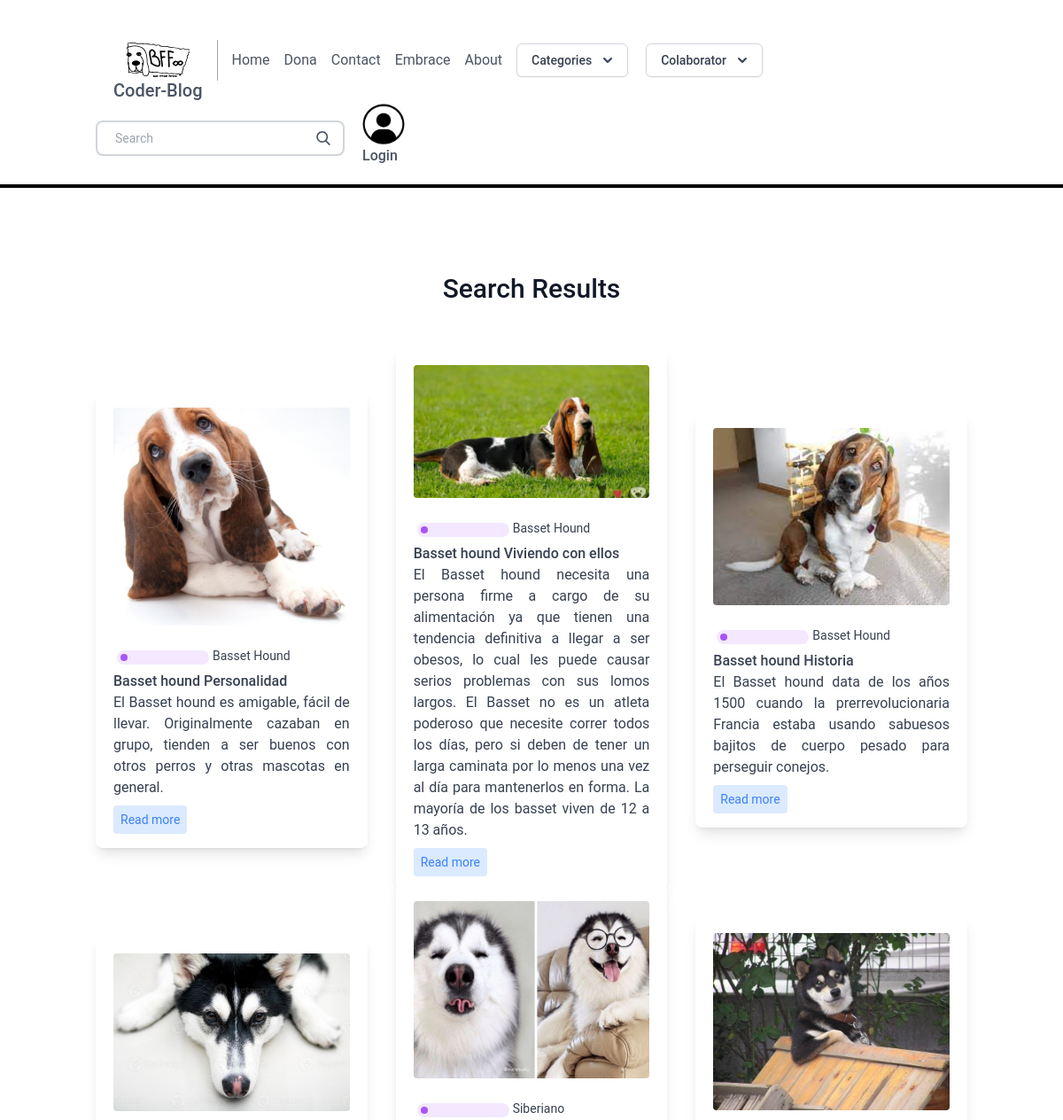
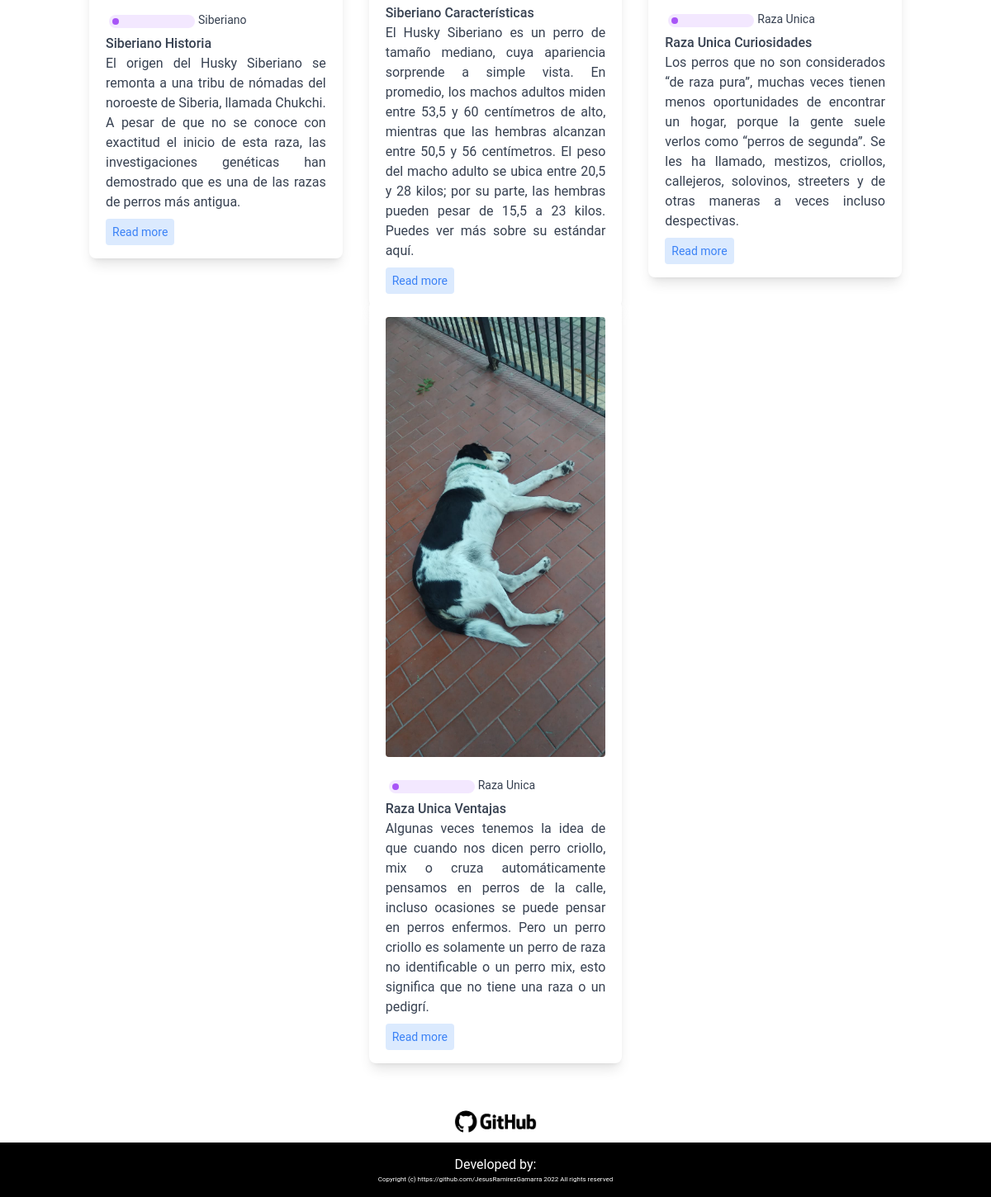
The app's page /search/ with its own data (2 pictures, top to bottom).
### blog/models.py (models this page shows, shortened)
class Post(models.Model):
    title = models.CharField(max_length=100)
    slug = models.SlugField()
    overview = models.TextField()
    timestamp = models.DateTimeField(auto_now_add=True)
    content = models.TextField()
    author = models.ForeignKey(Author, on_delete=models.CASCADE)
    thumbnail = models.ImageField()
    categories = models.ManyToManyField(Category)
    featured = models.BooleanField()
    created = models.DateTimeField(auto_now_add=True, verbose_name="Fecha de creación",blank=True,null=True)
    updated = models.DateTimeField(auto_now=True, verbose_name="Fecha de edición",blank=True,null=True)
    class  Meta:
        verbose_name = "Publicación"
        verbose_name_plural  =  "Post [ Publicación ]"

class Category(models.Model):
    title = models.CharField(max_length=20)
    subtitle = models.CharField(max_length=20)
    slug = models.SlugField()
    thumbnail = models.ImageField()
    created = models.DateTimeField(auto_now_add=True, verbose_name="Fecha de creación",blank=True,null=True)
    updated = models.DateTimeField(auto_now=True, verbose_name="Fecha de edición",blank=True,null=True)
    class  Meta:
        verbose_name = "Categoria"
        verbose_name_plural  =  "Category [ Categoria ]"

### blog/views.py (the view)
# urls.py: path("search/", search, name="search"),
def search(request):
    queryset = Post.objects.all()
    query = request.GET.get('q')
    if query:
        queryset = queryset.filter(
            Q(title__icontains=query) |
            Q(overview__icontains=query)
        ).distinct()
    context = {
        'queryset': queryset
    }
    return render(request, 'search_bar.html', context)

### blog/templatetags/markdown_extras.py (called while the page is built)
@register.simple_tag
def get_categories():
    return Category.objects.all()[0:4]

@register.simple_tag
def get_colaboradores():
    perfil = Perfil.objects.filter(name='Blogger').first()
    userColaborator = UserColaborator.objects.filter(perfil=perfil.id)[0:4]
    return userColaborator

### blog/templatetags/random.py (called while the page is built)
@register.simple_tag
def get_random_int(a=1, b=2):
    if b is None:
        a, b = 0, a
    return random.randint(a, b)

### templates/search_bar.html
{% extends 'base.html' %}
{% block content %}
<section class="blog text-gray-700 body-font">
    <div class="container px-5 py-24 mx-auto">
        {%if queryset %}
            <div class="flex flex-wrap w-full mb-20 flex-col items-center text-center">
                <h1 class="sm:text-3xl text-2xl font-medium title-font mb-2 text-gray-900">
                Search Results
                </h1>
            </div>
        {%else%}
        <div class="flex flex-wrap w-full mb-20 flex-col items-center text-center">
            <h1 class="sm:text-3xl text-2xl font-medium title-font mb-2 text-gray-900">
            Search Results : NOT FOUND
            </h1>
        </div>
        {%endif%}
        <div class="flex flex-wrap sm:-m-4 -mx-4 -mb-10 -mt-4">
            {% for obj in queryset %}
            <div class="p-4 md:w-1/3 md:mb-0 mb-6 flex flex-col justify-center items-center max-w-sm mx-auto">
                <div class=" w-70 bg-white -mt-10 shadow-lg rounded-lg overflow-hidden p-5">
                    <img class="h-50 rounded w-full object-cover object-center mb-6" src="{{ obj.thumbnail.url }}" alt="content">
                    <div class="header-content inline-flex ">
                        <div class="category-badge flex-1  h-4 w-4 m rounded-full m-1 bg-purple-100">
                        <div class="h-2 w-2 rounded-full m-1 bg-purple-500 " ></div>
                        </div>
                        {% for category in obj.categories.all %}
                        <div class="category-title flex-1 text-sm w-48">
                            {{ category.title }}
                        </div>
                        {% endfor %}
                    </div>
                    <div class="title-post font-medium">
                    {{ obj.title }}
                    </div>
                    <div class="summary-post text-base text-justify">
                    {{ obj.overview }}
                    </div>
                    <div class="mt-3">
                    <a href="{% url 'post' obj.slug %}" class="bg-blue-100 text-blue-500 rounded p-2 text-sm ">
                    Read more
                    </a>
                </div>
                </div>
            </div>
            {% endfor %}
            </div>
    </div>
</section>
{% endblock %}

### static/css/style.css (style rules this page uses)
body { font-family: 'Roboto', sans-serif !important; }

### records on screen
Post: thumbnail (picture), title "Basset hound Personalidad", overview "El Basset hound es amigable, fácil de llevar. Originalmente cazaban en grupo, tienden a ser buenos con otros perros y otras mascotas en general."
Category: title "Basset Hound"
Post: thumbnail (picture), title "Basset hound Viviendo con ellos", overview "El Basset hound necesita una persona firme a cargo de su alimentación ya que tienen una tendencia definitiva a llegar a ser obesos, lo cual les puede causar serios problemas con sus lomos largos. El Basset no es un atleta poderoso que necesite correr todos los días, pero si deben de tener un larga caminata por lo menos una vez al día para mantenerlos en forma. La mayoría de los basset viven de 12 a 13 años."
Post: thumbnail (picture), title "Basset hound Historia", overview "El Basset hound data de los años 1500 cuando la prerrevolucionaria Francia estaba usando sabuesos bajitos de cuerpo pesado para perseguir conejos."
Post: thumbnail (picture), title "Siberiano Historia", overview "El origen del Husky Siberiano se remonta a una tribu de nómadas del noroeste de Siberia, llamada Chukchi. A pesar de que no se conoce con exactitud el inicio de esta raza, las investigaciones genéticas han demostrado que es una de las razas de perros más antigua."
Category: title "Siberiano"
Post: thumbnail (picture), title "Siberiano Características", overview "El Husky Siberiano es un perro de tamaño mediano, cuya apariencia sorprende a simple vista. En promedio, los machos adultos miden entre 53,5 y 60 centímetros de alto, mientras que las hembras alcanzan entre 50,5 y 56 centímetros. El peso del macho adulto se ubica entre 20,5 y 28 kilos; por su parte, las hembras pueden pesar de 15,5 a 23 kilos. Puedes ver más sobre su estándar aquí."
Post: thumbnail (picture), title "Raza Unica Curiosidades", overview "Los perros que no son considerados “de raza pura”, muchas veces tienen menos oportunidades de encontrar un hogar, porque la gente suele verlos como “perros de segunda”. Se les ha llamado, mestizos, criollos, callejeros, solovinos, streeters y de otras maneras a veces incluso despectivas."
Category: title "Raza Unica"
Post: thumbnail (picture), title "Raza Unica Ventajas", overview "Algunas veces tenemos la idea de que cuando nos dicen perro criollo, mix o cruza automáticamente pensamos en perros de la calle, incluso ocasiones se puede pensar en perros enfermos. Pero un perro criollo es solamente un perro de raza no identificable o un perro mix, esto significa que no tiene una raza o un pedigrí."
